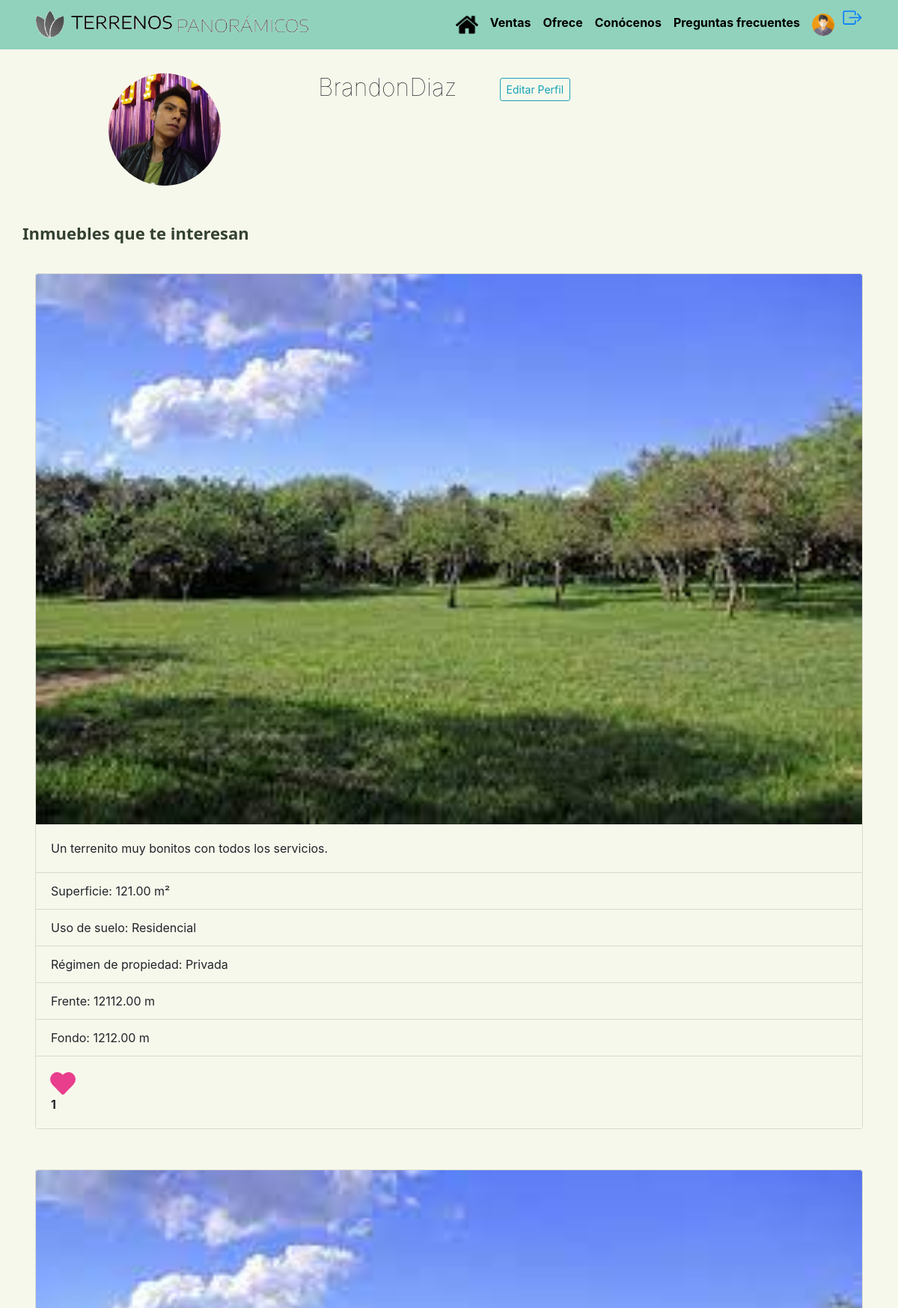
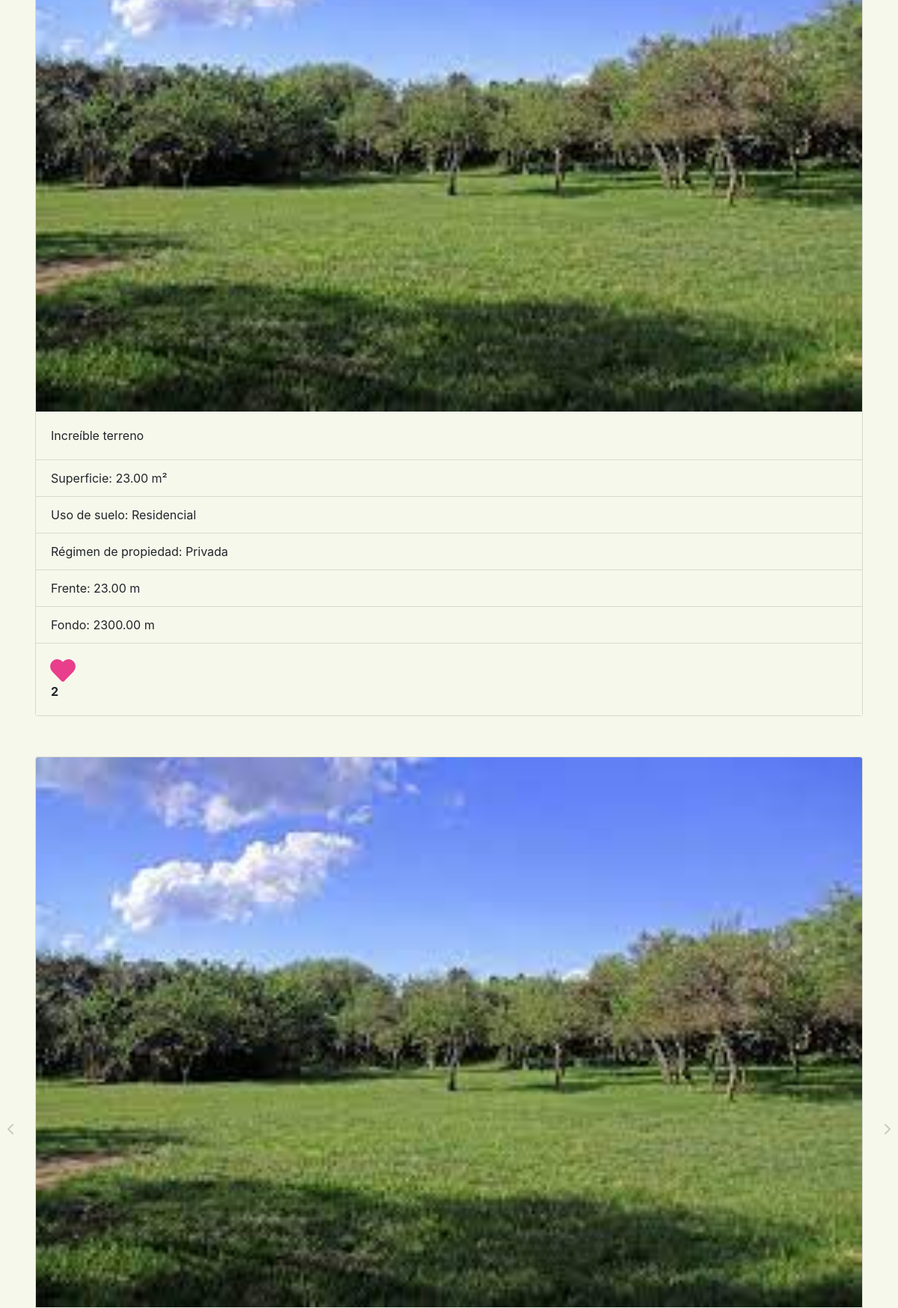
The page /BrandonDiaz/ (signed in, upper part) on the database its author committed (2 pictures, top to bottom).
### users/models.py (models this page shows, shortened)
class Profile(models.Model):
    user = models.OneToOneField(User, on_delete = models.CASCADE)
    last_nameMa = models.CharField( max_length=150, blank=True)
    born = models.DateField(null=True, blank=True)
    phone_number = models.CharField(max_length=20, blank=True)
    picture = models.ImageField(
        upload_to = 'users/pictures',
        blank=True,
        null = True
        )
    curp = models.CharField(max_length=18,blank=True )
    ine = models.ImageField(
        upload_to = 'users/ine',
        blank=True,
        null = True)
    agente_soporte = models.BooleanField('Agente de soporte', default=False)
    gerente_soporte = models.BooleanField('Gerente de soporte', default=False)
    created = models.DateTimeField(auto_now_add=True)
    modified = models.DateTimeField(auto_now= True)

### ventas/models.py (models this page shows, shortened)
class Inmueble(models.Model):
    user = models.ForeignKey(User, on_delete=models.CASCADE, related_name='inmuebles')
    profile = models.ForeignKey('users.Profile', on_delete=models.CASCADE)
    surface= models.DecimalField(max_digits=19, decimal_places=2)
    front = models.DecimalField(max_digits=15, decimal_places=2)
    bottom = models.DecimalField(max_digits=15, decimal_places=2)
    price = models.DecimalField(max_digits=6,
                                decimal_places=2)
    totalprice = models.DecimalField(max_digits=19, decimal_places=2)
    description = models.TextField(max_length=500, blank=True)
    photo = models.ImageField(upload_to='ventas/photos_terrenos')
    created = models.DateTimeField(auto_now_add=True)
    modified = models.DateTimeField(auto_now=True)
    interesados = models.ManyToManyField(User, default = None, blank = True, related_name='meInteresan')
    PRIVADA = 'Privada'
    EJIDAL= 'Ejidal'
    COMUNAL='Comunal'
    REGIMEN_PROPIEDAD = [
        (PRIVADA,'Privada'),
        (EJIDAL,'Ejidal'),
        (COMUNAL,'Comunal')
    ]
    regimen_propiedad = models.CharField(
        max_length=15,
        choices=REGIMEN_PROPIEDAD,
        default=PRIVADA
    )
    RESIDENCIAL = 'Residencial'
    ACTIVIDADES_PRODUCTIVAS= 'Actividades Productivas'
    EQUIPAMIENTO='Equipamiento'
    INFRAESTRUCTURA= 'Infraestructura'
    AREA_VERDE= 'Area Verde'
    OTRO= 'Otro'
    USO_SUELO = [
        (RESIDENCIAL,'Residencial'),
        (ACTIVIDADES_PRODUCTIVAS,'Actividades Productivas'),
        (EQUIPAMIENTO,'Equipamiento'),
        (INFRAESTRUCTURA,'Infraestructura'),
        (AREA_VERDE,'Area Verde'),
        (OTRO,'Otro')
    ]
    uso_suelo = models.CharField(
        max_length=25,
        choices=USO_SUELO,
        default=AREA_VERDE
    )
    OFERTA = 'Oferta'
    SOLICITUD= 'Solicitud'
    VENDIDO='Vendido'
    STATUS = [
        (OFERTA,'Oferta'),
        (SOLICITUD,'Solicitud'),
        (VENDIDO,'Vendido')
    ]
    status = models.CharField(
        max_length=10,
        choices=STATUS,
        default=SOLICITUD
    )

### users/views.py (the view)
# urls.py: path('<str:username>/', view=users_views.UserDetailView.as_view(), name='detail'),
class UserDetailView(LoginRequiredMixin, DetailView):
    template_name = 'users/detail.html'
    slug_field = 'username'
    slug_url_kwarg = 'username'
    queryset = User.objects.all()
    context_object_name = 'user'
    def get_context_data(self, **kwargs):
        context = super().get_context_data(**kwargs)
        user = self.get_object()
        context['inmuebles_creador'] = Inmueble.objects.filter(user=user).order_by('-created')
        context['inmueble_interesado'] = User.objects.get(id=user.pk).meInteresan.all()
        return context

### templates/users/detail.html (shortened to what this page needs)
{% extends "base.html" %}
{% block head_content %}
{%load static%}
<link href="{% static 'css/index.css' %}" rel="stylesheet" type="text/css"/>
<link rel="stylesheet" href="{% static 'css/Ventas.css' %}" >
<link rel="stylesheet" href="https://cdn.jsdelivr.net/npm/normalize.css@8.0.1/normalize.min.css">
<link rel="stylesheet" href="https://cdn.jsdelivr.net/npm/glider-js@1.7.3/glider.min.css">
{% endblock %}
{% block container %}
<div class="container mb-5" style="margin-top: 2em;">
    <div class="row">
        <div class="col-sm-4 d-flex justify-content-center">
                {% if user.profile.picture %}
                <img src="{{ user.profile.picture.url }}"
                alt="@{{ user.username}}"
                class="rounded-circle"
                width="150px"/>
                {% else%}
                <img src="{% static 'img/default-profile.png' %}"
                alt="@{{ user.username}}"
                class="rounded-circle"
                width="150px"/>
                {% endif %}
            </div>
            <div class="col-sm-8">
                <h2 style="font-weight: 100;">
                    {{ user.username }}
                    <a
                    href="{% url "update_profile" %}"
                    class="ml-5 btn btn-sm btn-outline-info"
                    >
                    Editar Perfil
                </a>
            </h2>
            </div>
        </div>
    </div>
    <div class="">
        <p id="Subtitulo">Inmuebles que te interesan</p>
        <div class="carousel__contenedor">
            <button aria-label="Anterior" id="carousel__anterior">
                <i class="fas fa-chevron-left"></i>
            </button>
          <div class="carousel__lista">
            {% for inmueble in inmueble_interesado %}
                    {% include "ventas/terreno.html" %}
            {% endfor %}
          </div>
          <button aria-label="Siguiente" id="carousel__siguiente">
            <i class="fas fa-chevron-right"></i>
          </button>
        </div>
      </div>
    {% endblock %}

### templates/base.html (shortened to what this page needs)
<!DOCTYPE html>
<html lang="en">
<head>
    {% block head_content %}{% endblock %}
    {% load static %}
    <link rel="stylesheet" href="https://stackpath.bootstrapcdn.com/bootstrap/4.1.3/css/bootstrap.min.css">
</head>
<body data-spy="scroll" data-target="#navbar" data-offset="57" >
    {% include "nav.html" %}
    {% block container %}
    {% endblock%}
</body>
</html>

### templates/nav.html (shortened to what this page needs)
{% load static %}
<nav id="header" class="navbar navbar-expand-lg navbar-dark sticky-top" style="background-color: #91D2BD">
      <div class="container">
        <a class="navbar-brand" href="{% url "home" %}">
          <img src="{% static "img/logo.png" %}" alt="logo_TerrenosPanorámicos" id="TerrenosPanoramicos">
        </a>
        <div class="collapse navbar-collapse" id="navbar">
          <ul class="navbar-nav ml-auto">
            <li class="nav-item">
                <a class="nav-link" href="{% url "home" %}"><img src="{% static "img/casa.png" %}" id="index-home" alt="Home"/></a>
            </li>
            <li class="nav-item">
              <a class="nav-link" href="{% url "catalogo" %}" id="menú">Ventas</a>
            </li>
            <li class="nav-item">
                <a class="nav-link" href="{% url "ofrece" %}" id="menú">Ofrece</a>
            </li>
            <li class="nav-item">
                <a class="nav-link" href="{% url "conocenos" %}" id="menú">Conócenos</a>
            </li>
            <li class="nav-item">
                <a class="nav-link" href="{% url "faqs" %}" id="menú">Preguntas frecuentes</a>
            </li>
            <li class="nav-item">
              {% if request.user.is_anonymous %}
              <a class="nav-link" href="{% url "login"  %}">
                <img class="rounded-circle" src="{% static 'img/default-profile.png' %}" id="index-home" alt="user"/>
              </a>
              {% else %}
                <a class="nav-link" href="{% url "detail" request.user.username %}">
              {% if request.user.profile.picture %}
                        <img class="rounded-circle" src="{{ request.user.profile.picture.url }}" id="index-home" alt="user"/>
                    {% else%}
                        <img class="rounded-circle" src="{% static 'img/default-profile.png' %}" id="index-home" alt="user"/>
                    {% endif %}
                </a>
              {% endif %}
            </li>
            <li class="nav-item">
                    <a href="{% url "logout" %}">
                    </a>
            </li>
          </ul>
        </div>
      </div>
    </nav>

### templates/ventas/terreno.html
{%load static%}
<div class="carousel__elemento">
    <div  id="car1" style="padding: 2%;">
        <div id="car1" class="card mb-2">
          <img id="car1" class="card-img-top"
            src="{{ inmueble.photo.url }}" alt="Card image cap">
            <div class="card-body">
              <p class="card-text">{{inmueble.description}}</p>
            </div>
            <ul class="list-group list-group-flush">
              <li id="car1" class="list-group-item">Superficie: {{ inmueble.surface }} m²</li>
              <li id="car1" class="list-group-item">Uso de suelo: {{ inmueble.uso_suelo }}</li>
              <li id="car1" class="list-group-item">Régimen de propiedad: {{ inmueble.regimen_propiedad }}</li>
              <li id="car1" class="list-group-item">Frente: {{ inmueble.front }} m</li>
              <li id="car1" class="list-group-item">Fondo: {{ inmueble.bottom }} m</li>
            </ul>
            <div id="car1" class="card-body">
                {% include 'ventas/me_interesa.html' %}
            </div>
        </div>
    </div>
</div>

### templates/ventas/me_interesa.html (shortened to what this page needs)
{% load static %}
<form action="{% url 'me_interesa'%}" method="POST" class='meInteresa_form' id='{{inmueble.pk}}' >
  {% if user not in inmueble.interesados.all %}
    <button id="car1" class="icono">
      <svg class="heart-main" viewBox="0 0 512 512" width="30" title="heart">
        <path d="M462.3 62.6C407.5 15.9 326 24.3 275.7 76.2L256
        96.5l-19.7-20.3C186.1 24.3 104.5 15.9 49.7 62.6c-62.8
        53.6-66.1 149.8-9.9 207.9l193.5 199.8c12.5 12.9 32.8
        12.9 45.3 0l193.5-199.8c56.3-58.1 53-154.3-9.8-207.9z" />
      </svg>
      <svg class="heart-background" viewBox="0 0 512 512" width="30" title="heart">
        <path d="M462.3 62.6C407.5 15.9 326 24.3 275.7 76.2L256
        96.5l-19.7-20.3C186.1 24.3 104.5 15.9 49.7 62.6c-62.8
        53.6-66.1 149.8-9.9 207.9l193.5 199.8c12.5 12.9 32.8
        12.9 45.3 0l193.5-199.8c56.3-58.1 53-154.3-9.8-207.9z" />
      </svg>
    </button>
  {% else %}
  <button id="car1" class="icono_active" >
    <svg class="heart-main" viewBox="0 0 512 512" width="30" title="heart">
      <path d="M462.3 62.6C407.5 15.9 326 24.3 275.7 76.2L256
      96.5l-19.7-20.3C186.1 24.3 104.5 15.9 49.7 62.6c-62.8
      53.6-66.1 149.8-9.9 207.9l193.5 199.8c12.5 12.9 32.8
      12.9 45.3 0l193.5-199.8c56.3-58.1 53-154.3-9.8-207.9z" />
    </svg>
  </button>
  {% endif %}
</form>
<strong class="Strong">{{inmueble.interesados.count}}</strong>

### templates/footer.html (shortened to what this page needs)
{%load static%}

### static/css/index.css (style rules this page uses)
.card { border: 0px; background-color: transparent; }
.card-text { opacity: 1; }
#index-home { width: 30px; height: 30px; }
#menú { color:black; font-weight: bold; }
#TerrenosPanoramicos { width: 370px; height: 40px; }

### static/css/Ventas.css (style rules this page uses)
*, *::before, *::after { box-sizing: border-box; }
body { background: #f7f8ec!important; }
.icono_active { fill: var(--pink); stroke: var(--pink); stroke-width: 30; cursor: pointer; position: relative; border: none ; background: none; justify-self: right; padding: 0; }
svg { overflow: visible !important; width: 2rem; }
#Subtitulo { padding-left: 2.5%; font: normal normal bold 22px/30px Segoe UI; letter-spacing: 0px; color: #344130; opacity: 1; }
#car1 { background: #F7F8EC!important; }
.card-text { opacity: 1; }
#index-home { width: 30px; height: 30px; }
#menú { color:black; font-weight: bold; }
#TerrenosPanoramicos { width: 370px; height: 40px; }
.carousel__contenedor { position: relative; padding-left:2%; padding-right:2%; }
#carousel__anterior, #carousel__siguiente, #carousel__anterior2, #carousel__siguiente2 { position: absolute; display: block; width: 30px; height: 30px; border: none; top: calc(50% - 35px); cursor: pointer; line-height: 30px; text-align: center; background: none; color: #201202; opacity: 20%; overflow: visible; }
#carousel__anterior, #carousel__anterior2 { left: -0px; }
#carousel__siguiente, #carousel__siguiente2 { right: -0px; }
.carousel__lista, .carousel__lista2 { overflow: hidden; }

### rows shown on the page
Inmueble: photo (picture), description "Un terrenito muy bonitos con todos los servicios.", surface "121.00", uso_suelo "Residencial", regimen_propiedad "Privada", front "12112.00", bottom "1212.00", interesados.count "1"
Inmueble: photo (picture), description "Increíble terreno", surface "23.00", uso_suelo "Residencial", regimen_propiedad "Privada", front "23.00", bottom "2300.00", interesados.count "2"
Inmueble: photo (picture)

### other values the page prints
{{ user.username }} "BrandonDiaz"
